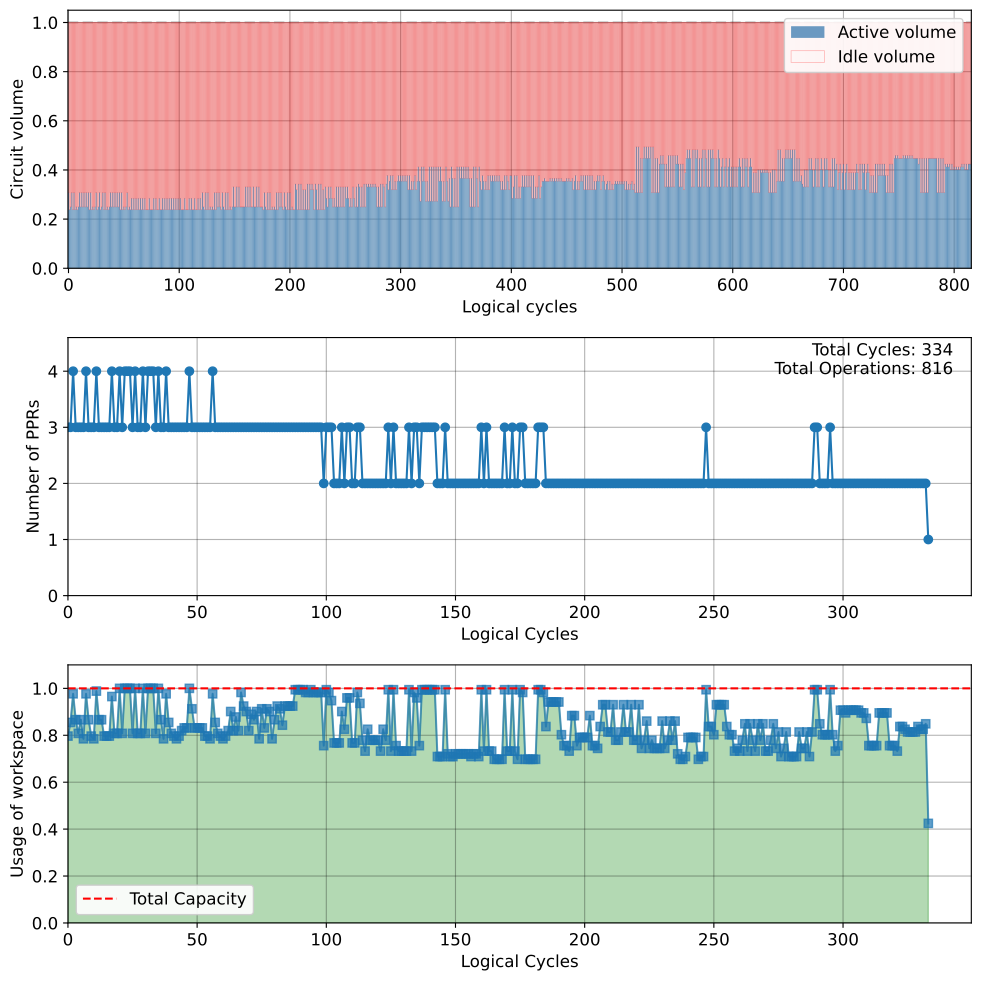

The Python source for this figure:
"""
Plot total logical block volume (constant 86) vs active volume per logical cycle.
Shows how much idle volume is not being used in each cycle.
Also includes reaction-depth plot (parallel PPRs vs logical cycles).
"""

import json
from collections import deque

import matplotlib
matplotlib.use("Agg")
import matplotlib.pyplot as plt

# Constants
TOTAL_LOGICAL_BLOCKS = 86
T_STATE_OVERHEAD = 35 / 2
LOGICAL_BLOCKS_JSON = "logical_blocks.json"


def calculate_sequence_cost(sequence):
    """Total logical blocks = active_volume + T_state_overhead."""
    return sequence["active_volume"] + T_STATE_OVERHEAD


def schedule_sequences(sequences, total_capacity=TOTAL_LOGICAL_BLOCKS):
    """Schedule sequences in JSON order, respecting block constraints. Returns (cycle, num_parallel_ops, used_blocks)."""
    sequence_costs = [(i, calculate_sequence_cost(seq)) for i, seq in enumerate(sequences)]
    schedule = []
    remaining = deque(sequence_costs)

    current_cycle = 0
    while remaining:
        current_used = 0
        parallel_ops = 0
        temp_queue = deque()
        while remaining:
            seq_idx, cost = remaining.popleft()
            if current_used + cost <= total_capacity:
                current_used += cost
                parallel_ops += 1
            else:
                temp_queue.append((seq_idx, cost))
        schedule.append((current_cycle, parallel_ops, current_used))
        remaining = temp_queue
        current_cycle += 1
    return schedule


def main():
    with open(LOGICAL_BLOCKS_JSON) as f:
        data = json.load(f)

    try:
        plt.style.use("plotstylefile.mplstyle")
    except OSError:
        pass

    fig, (ax1, ax2, ax3) = plt.subplots(3, 1, figsize=(10, 10))

    # ---- Subplot 1: Total vol vs active volume per logical cycle ----
    cycles_av = list(range(len(data)))
    active_volumes = [(seq["active_volume"] + T_STATE_OVERHEAD) / TOTAL_LOGICAL_BLOCKS for seq in data ]
    idle_volumes = [1 - av for av in active_volumes]

    ax1.axhline(y=1, color="lightgray", linewidth=2, linestyle="--", zorder=1)
    ax1.fill_between(cycles_av, 0, 1, alpha=0.15, color="gray", zorder=0)
    ax1.bar(cycles_av, active_volumes, color="steelblue", alpha=0.8, label="Active volume", zorder=2, width=0.9)
    ax1.bar(cycles_av, idle_volumes, bottom=active_volumes, color="none", edgecolor="red", alpha=0.3, linewidth=0.5, label="Idle volume", zorder=2, width=0.9)
    ax1.set_xlabel("Logical cycles")
    ax1.set_ylabel("Circuit volume")
    ax1.legend(loc="upper right")
    ax1.set_ylim(0, 1.05)
    ax1.set_xlim(-0.5, len(cycles_av) - 0.5)

    # ---- Subplot 2: Reaction depth - parallel PPRs vs logical cycles ----
    schedule = schedule_sequences(data)
    cycles_rd = [s[0] for s in schedule]
    parallel_ops = [s[1] for s in schedule]
    used_blocks = [s[2] for s in schedule]

    ax2.plot(cycles_rd, parallel_ops, "o-")
    ax2.set_xlabel("Logical Cycles")
    ax2.set_ylabel("Number of PPRs")
    ax2.set_xlim(left=0)
    ax2.set_ylim(bottom=0, top=max(parallel_ops) * 1.15 if parallel_ops else 1)

    textstr = f"Total Cycles: {len(cycles_rd)}\nTotal Operations: {sum(parallel_ops)}"
    ax2.text(0.98, 0.98, textstr, transform=ax2.transAxes, verticalalignment="top", horizontalalignment="right")

    # ---- Subplot 3: Workspace utilization vs logical cycles ----
    normalized_blocks = [b / TOTAL_LOGICAL_BLOCKS for b in used_blocks]
    ax3.plot(cycles_rd, normalized_blocks, "s-", alpha=0.7)
    ax3.axhline(y=1.0, color="r", linestyle="--", label="Total Capacity")
    ax3.fill_between(cycles_rd, 0, normalized_blocks, alpha=0.3, color="green")
    ax3.set_xlabel("Logical Cycles")
    ax3.set_ylabel("Usage of workspace")
    ax3.set_xlim(left=0)
    ax3.set_ylim(bottom=0, top=1.1)
    ax3.legend()

    plt.tight_layout()
    plt.savefig("total_vol_vs_av.pdf", dpi=150, bbox_inches="tight")
    print("Saved total_vol_vs_av.pdf")


if __name__ == "__main__":
    main()
